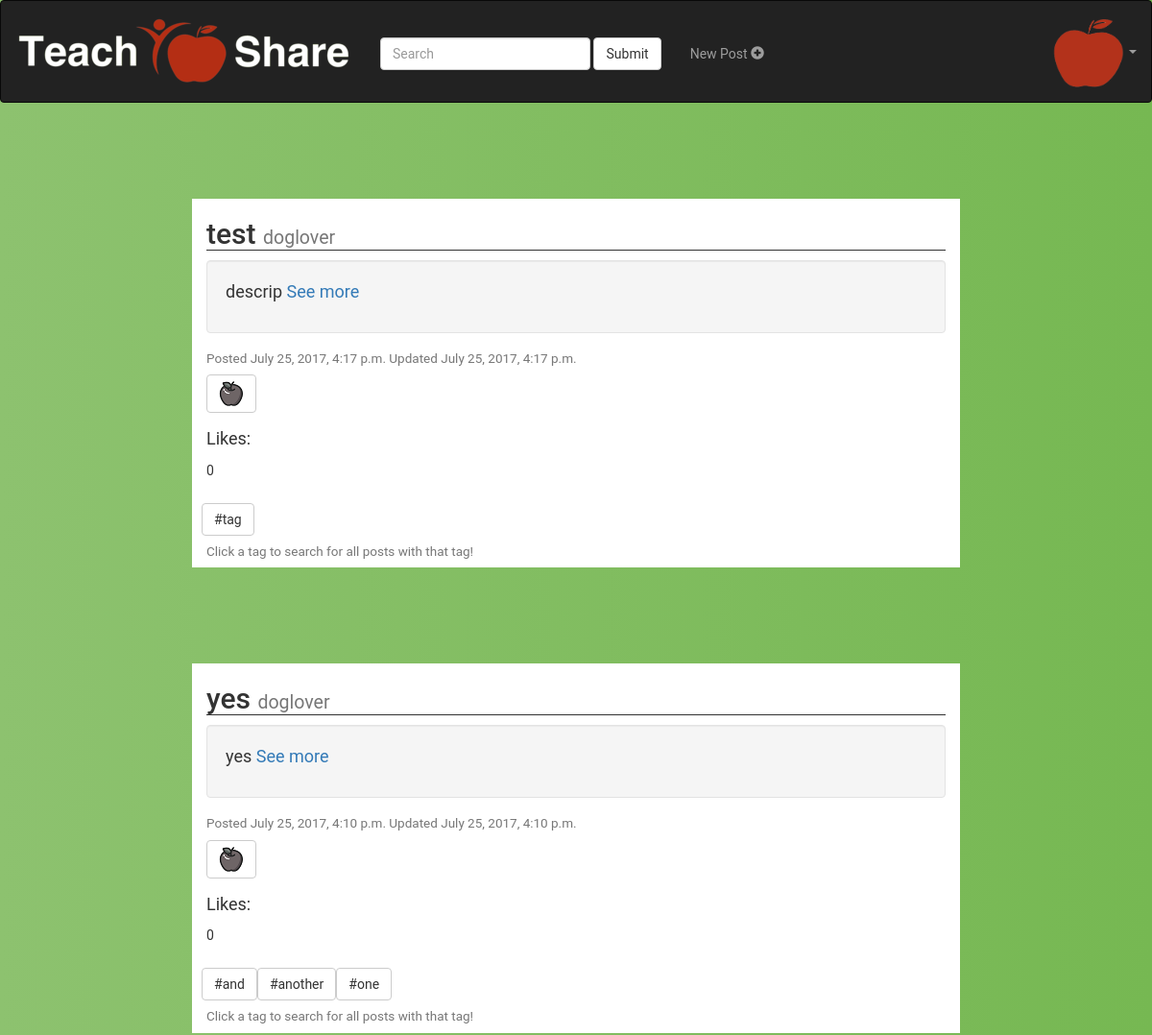
The page /account/dashboard/ (signed in, upper part) on the database as committed earlier.
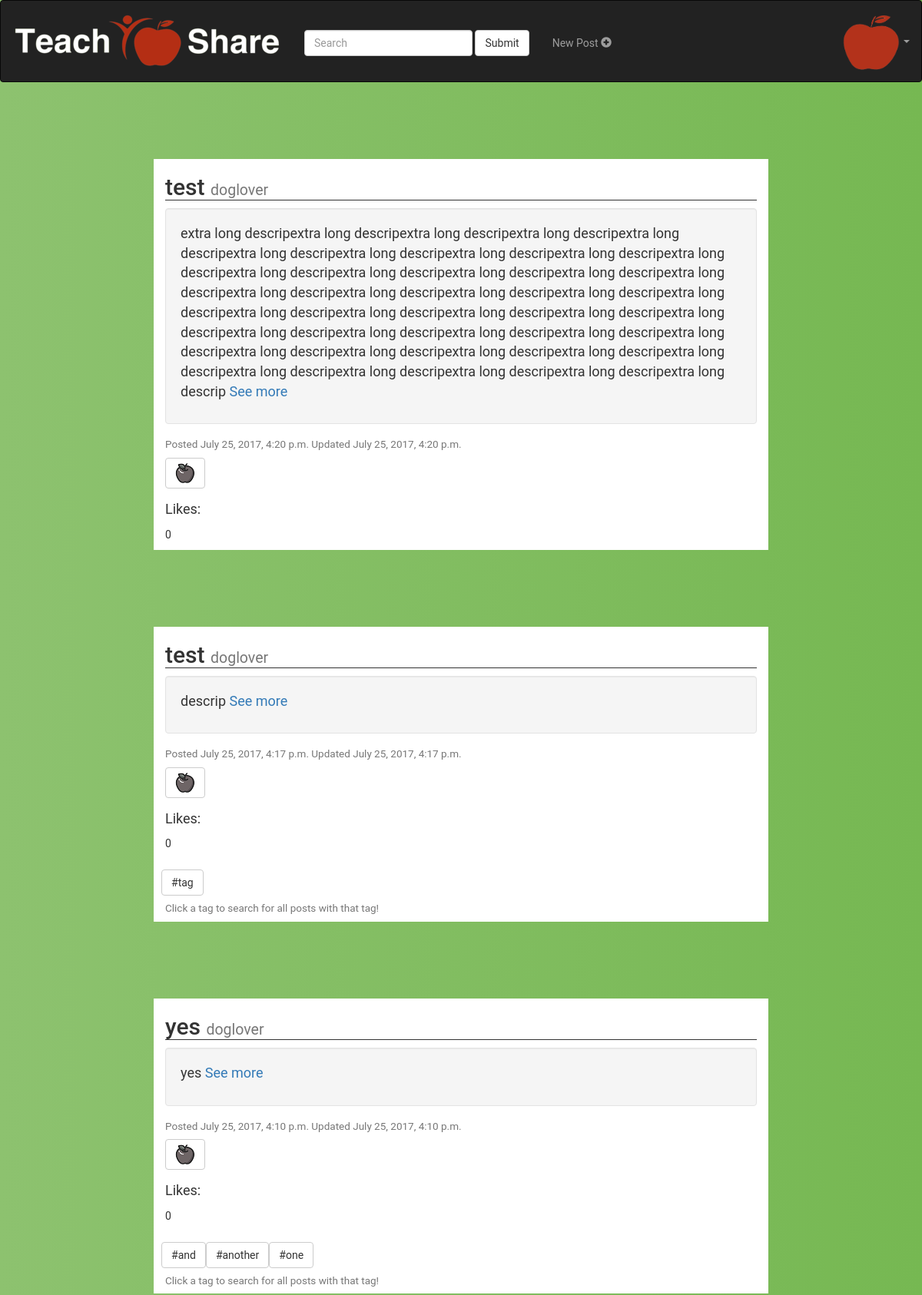
The same page on the database as committed later.
### accounts/models.py (models this page shows)
class Post(models.Model):
	user = models.ForeignKey(settings.AUTH_USER_MODEL, default=1)
	title = models.CharField(max_length=100, default='')
	user = models.CharField(max_length=100, default='')
	content = models.TextField(default="")
	updated = models.DateTimeField(auto_now=True, auto_now_add=False)
	likes = models.IntegerField(default=0)
	timestamp = models.DateTimeField(auto_now=False, auto_now_add= True)

class Tag(models.Model):
	tag = models.CharField(max_length=100,default='')
	post = models.ForeignKey(Post, related_name='tags', on_delete=models.CASCADE)

### accounts/views.py (the view)
@login_required(login_url='/account/login')
def dashboard(request):
	if request.method == 'POST':
		return render(request, 'accounts/dashboard.html',
					{'posts' : search(Post.objects.all(), request.POST['search']),
					 'likedPosts' : request.user.userprofile.favorites.all(),
					 'searchstring' : request.POST['search']})
	else:
		return render(request, 'accounts/dashboard.html',
						{'posts' : Post.objects.order_by("-timestamp"),
						 'likedPosts' : request.user.userprofile.favorites.all()})

### accounts/templates/accounts/dashboard.html (shortened to what this page needs)
<html lang="en">
<head>
{% load static %}
<link rel="stylesheet" href="https://maxcdn.bootstrapcdn.com/bootstrap/3.3.7/css/bootstrap.min.css">
<link rel="stylesheet" href={% static 'accounts/dashboard.css'%} type = "text/css">
</head>
<body>
{% block body %}
<nav class="navbar navbar-inverse ">
  <div class="container-fluid">
    <div class="navbar-header">
      <a class="navbar-brand" href="/account/dashboard">
        <img src="{% static "accounts/tslogo.png" %}" alt="TSLogo"/>
      </a>
    </div>
    <form class="navbar-form navbar-left nav-searchpad"
		method="post" id="search" action="{% url 'account:dashboard' %}">
      <div class="form-group">
		{% if searchstring %}
        <input type="text" name="search" value={{searchstring}} class="form-control">
		{% else %}
		<input type="text" name="search" class="form-control" placeholder="Search">
		{% endif %}
	 </div>
      <button type="submit" class="btn btn-default">Submit</button>
    </form>
    <ul class="nav navbar-nav nav-navitems">
      <li><a href="/account/create/">
        <p>New Post <span class="glyphicon glyphicon-plus-sign"></span> </p>
        </a>
      </li>
    </ul>
    <ul class="nav navbar-nav navbar-right">
      <li class="dropdown">
        <a class="dropdown-toggle" data-toggle="dropdown" >
          <img src="{% static "accounts/applelogo.png" %}" alt="TSLogo"/>
        <span class="caret"></span></a>
      </li>
    </ul>
  </div>
</nav>
{% if posts %}
	{% for post in posts %}
		<div class="container">
			<h2>{{post.title}} <small>{{post.user}}</small></h2>
			<div class="well">
				<p>
					{{post.content}}
                  <a href= '/account/detail/{{post.id}}'>See more</a>
				</p>
			</div>
			<h4><small>Posted {{post.timestamp}} Updated {{post.updated}}
			</small></h4>
			<form action="{% url 'account:like' id=post.id %}" method="POST"
					id="likeForm{{post.id}}">
				<button type="submit" class="btn btn-default">
					{% if likedPosts %}
						{% if post in likedPosts %}
							<div id="likeSubmit{{post.id}}"><img src="/static/img/appleLike.png"></div>
						{% else %}
							<div id="likeSubmit{{post.id}}"><img src="/static/img/appleUnlike.png"></div>
						{% endif %}
					{% else %}
						<div id="likeSubmit{{post.id}}"><img src="/static/img/appleUnlike.png"></div>
					{% endif %}
				</button>
				<br>
			</form>
			<p> Likes: <div id="likes{{post.id}}">{{post.likes}}</div></p>
			{% if post.tags.all %}
			<div class = "btn-toolbar">
				<div class="tag-container">
				{% for tag in post.tags.all %}
					<form method="post" id="search" action="{% url 'account:dashboard' %}">
						<button type="submit" class="btn btn-default">#{{tag.tag}}</button>
					</form>
				{% endfor %}
				</div>
			</div>
			<h4><small> Click a tag to search for all posts with that tag!</small></h4>
			{% endif %}
		</div>
	{% endfor %}
{% endif %}
{% endblock %}
</body>

Rows that differ between the two databases and show on the page:
added Post: title "test", user "doglover", content "extra long descripextra long descripextra long descripextra long descripextra long descripextra long descripextra long descripextra long descripextra long descripextra long descripextra long descripextra long descripextra long descripextra long descripextra long descripextra long descripextra long descripextra long descripextra long descripextra long descripextra long descripextra long descripextra long descripextra long descripextra long descripextra long descripextra long descripextra long descripextra long descripextra long descripextra long descripextra long descripextra long descripextra long descripextra long descripextra long descripextra long descripextra long descripextra long…", timestamp "July 25, 2017, 4:20 p.m.", updated "July 25, 2017, 4:20 p.m.", likes "0"
